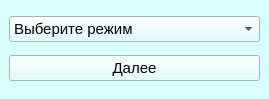
<?xml version="1.0" encoding="UTF-8"?>
<ui version="4.0">
 <class>mode_selection</class>
 <widget class="QMainWindow" name="mode_selection">
  <property name="geometry">
   <rect>
    <x>0</x>
    <y>0</y>
    <width>269</width>
    <height>99</height>
   </rect>
  </property>
  <property name="palette">
   <palette>
    <active>
     <colorrole role="WindowText">
      <brush brushstyle="SolidPattern">
       <color alpha="255">
        <red>0</red>
        <green>0</green>
        <blue>0</blue>
       </color>
      </brush>
     </colorrole>
     <colorrole role="Button">
      <brush brushstyle="SolidPattern">
       <color alpha="255">
        <red>216</red>
        <green>255</green>
        <blue>252</blue>
       </color>
      </brush>
     </colorrole>
     <colorrole role="Light">
      <brush brushstyle="SolidPattern">
       <color alpha="255">
        <red>216</red>
        <green>255</green>
        <blue>252</blue>
       </color>
      </brush>
     </colorrole>
     <colorrole role="Midlight">
      <brush brushstyle="SolidPattern">
       <color alpha="255">
        <red>235</red>
        <green>255</green>
        <blue>253</blue>
       </color>
      </brush>
     </colorrole>
     <colorrole role="Dark">
      <brush brushstyle="SolidPattern">
       <color alpha="255">
        <red>108</red>
        <green>127</green>
        <blue>126</blue>
       </color>
      </brush>
     </colorrole>
     <colorrole role="Mid">
      <brush brushstyle="SolidPattern">
       <color alpha="255">
        <red>144</red>
        <green>170</green>
        <blue>168</blue>
       </color>
      </brush>
     </colorrole>
     <colorrole role="Text">
      <brush brushstyle="SolidPattern">
       <color alpha="255">
        <red>0</red>
        <green>0</green>
        <blue>0</blue>
       </color>
      </brush>
     </colorrole>
     <colorrole role="BrightText">
      <brush brushstyle="SolidPattern">
       <color alpha="255">
        <red>255</red>
        <green>255</green>
        <blue>255</blue>
       </color>
      </brush>
     </colorrole>
     <colorrole role="ButtonText">
      <brush brushstyle="SolidPattern">
       <color alpha="255">
        <red>0</red>
        <green>0</green>
        <blue>0</blue>
       </color>
      </brush>
     </colorrole>
     <colorrole role="Base">
      <brush brushstyle="SolidPattern">
       <color alpha="255">
        <red>216</red>
        <green>255</green>
        <blue>252</blue>
       </color>
      </brush>
     </colorrole>
     <colorrole role="Window">
      <brush brushstyle="SolidPattern">
       <color alpha="255">
        <red>216</red>
        <green>255</green>
        <blue>252</blue>
       </color>
      </brush>
     </colorrole>
     <colorrole role="Shadow">
      <brush brushstyle="SolidPattern">
       <color alpha="255">
        <red>0</red>
        <green>0</green>
        <blue>0</blue>
       </color>
      </brush>
     </colorrole>
     <colorrole role="AlternateBase">
      <brush brushstyle="SolidPattern">
       <color alpha="255">
        <red>235</red>
        <green>255</green>
        <blue>253</blue>
       </color>
      </brush>
     </colorrole>
     <colorrole role="ToolTipBase">
      <brush brushstyle="SolidPattern">
       <color alpha="255">
        <red>255</red>
        <green>255</green>
        <blue>220</blue>
       </color>
      </brush>
     </colorrole>
     <colorrole role="ToolTipText">
      <brush brushstyle="SolidPattern">
       <color alpha="255">
        <red>0</red>
        <green>0</green>
        <blue>0</blue>
       </color>
      </brush>
     </colorrole>
     <colorrole role="PlaceholderText">
      <brush brushstyle="SolidPattern">
       <color alpha="128">
        <red>0</red>
        <green>0</green>
        <blue>0</blue>
       </color>
      </brush>
     </colorrole>
    </active>
    <inactive>
     <colorrole role="WindowText">
      <brush brushstyle="SolidPattern">
       <color alpha="255">
        <red>0</red>
        <green>0</green>
        <blue>0</blue>
       </color>
      </brush>
     </colorrole>
     <colorrole role="Button">
      <brush brushstyle="SolidPattern">
       <color alpha="255">
        <red>216</red>
        <green>255</green>
        <blue>252</blue>
       </color>
      </brush>
     </colorrole>
     <colorrole role="Light">
      <brush brushstyle="SolidPattern">
       <color alpha="255">
        <red>216</red>
        <green>255</green>
        <blue>252</blue>
       </color>
      </brush>
     </colorrole>
     <colorrole role="Midlight">
      <brush brushstyle="SolidPattern">
       <color alpha="255">
        <red>235</red>
        <green>255</green>
        <blue>253</blue>
       </color>
      </brush>
     </colorrole>
     <colorrole role="Dark">
      <brush brushstyle="SolidPattern">
       <color alpha="255">
        <red>108</red>
        <green>127</green>
        <blue>126</blue>
       </color>
      </brush>
     </colorrole>
     <colorrole role="Mid">
      <brush brushstyle="SolidPattern">
       <color alpha="255">
        <red>144</red>
        <green>170</green>
        <blue>168</blue>
       </color>
      </brush>
     </colorrole>
     <colorrole role="Text">
      <brush brushstyle="SolidPattern">
       <color alpha="255">
        <red>0</red>
        <green>0</green>
        <blue>0</blue>
       </color>
      </brush>
     </colorrole>
     <colorrole role="BrightText">
      <brush brushstyle="SolidPattern">
       <color alpha="255">
        <red>255</red>
        <green>255</green>
        <blue>255</blue>
       </color>
      </brush>
     </colorrole>
     <colorrole role="ButtonText">
      <brush brushstyle="SolidPattern">
       <color alpha="255">
        <red>0</red>
        <green>0</green>
        <blue>0</blue>
       </color>
      </brush>
     </colorrole>
     <colorrole role="Base">
      <brush brushstyle="SolidPattern">
       <color alpha="255">
        <red>216</red>
        <green>255</green>
        <blue>252</blue>
       </color>
      </brush>
     </colorrole>
     <colorrole role="Window">
      <brush brushstyle="SolidPattern">
       <color alpha="255">
        <red>216</red>
        <green>255</green>
        <blue>252</blue>
       </color>
      </brush>
     </colorrole>
     <colorrole role="Shadow">
      <brush brushstyle="SolidPattern">
       <color alpha="255">
        <red>0</red>
        <green>0</green>
        <blue>0</blue>
       </color>
      </brush>
     </colorrole>
     <colorrole role="AlternateBase">
      <brush brushstyle="SolidPattern">
       <color alpha="255">
        <red>235</red>
        <green>255</green>
        <blue>253</blue>
       </color>
      </brush>
     </colorrole>
     <colorrole role="ToolTipBase">
      <brush brushstyle="SolidPattern">
       <color alpha="255">
        <red>255</red>
        <green>255</green>
        <blue>220</blue>
       </color>
      </brush>
     </colorrole>
     <colorrole role="ToolTipText">
      <brush brushstyle="SolidPattern">
       <color alpha="255">
        <red>0</red>
        <green>0</green>
        <blue>0</blue>
       </color>
      </brush>
     </colorrole>
     <colorrole role="PlaceholderText">
      <brush brushstyle="SolidPattern">
       <color alpha="128">
        <red>0</red>
        <green>0</green>
        <blue>0</blue>
       </color>
      </brush>
     </colorrole>
    </inactive>
    <disabled>
     <colorrole role="WindowText">
      <brush brushstyle="SolidPattern">
       <color alpha="255">
        <red>108</red>
        <green>127</green>
        <blue>126</blue>
       </color>
      </brush>
     </colorrole>
     <colorrole role="Button">
      <brush brushstyle="SolidPattern">
       <color alpha="255">
        <red>216</red>
        <green>255</green>
        <blue>252</blue>
       </color>
      </brush>
     </colorrole>
     <colorrole role="Light">
      <brush brushstyle="SolidPattern">
       <color alpha="255">
        <red>216</red>
        <green>255</green>
        <blue>252</blue>
       </color>
      </brush>
     </colorrole>
     <colorrole role="Midlight">
      <brush brushstyle="SolidPattern">
       <color alpha="255">
        <red>235</red>
        <green>255</green>
        <blue>253</blue>
       </color>
      </brush>
     </colorrole>
     <colorrole role="Dark">
      <brush brushstyle="SolidPattern">
       <color alpha="255">
        <red>108</red>
        <green>127</green>
        <blue>126</blue>
       </color>
      </brush>
     </colorrole>
     <colorrole role="Mid">
      <brush brushstyle="SolidPattern">
       <color alpha="255">
        <red>144</red>
        <green>170</green>
        <blue>168</blue>
       </color>
      </brush>
     </colorrole>
     <colorrole role="Text">
      <brush brushstyle="SolidPattern">
       <color alpha="255">
        <red>108</red>
        <green>127</green>
        <blue>126</blue>
       </color>
      </brush>
     </colorrole>
     <colorrole role="BrightText">
      <brush brushstyle="SolidPattern">
       <color alpha="255">
        <red>255</red>
        <green>255</green>
        <blue>255</blue>
       </color>
      </brush>
     </colorrole>
     <colorrole role="ButtonText">
      <brush brushstyle="SolidPattern">
       <color alpha="255">
        <red>108</red>
        <green>127</green>
        <blue>126</blue>
       </color>
      </brush>
     </colorrole>
     <colorrole role="Base">
      <brush brushstyle="SolidPattern">
       <color alpha="255">
        <red>216</red>
        <green>255</green>
        <blue>252</blue>
       </color>
      </brush>
     </colorrole>
     <colorrole role="Window">
      <brush brushstyle="SolidPattern">
       <color alpha="255">
        <red>216</red>
        <green>255</green>
        <blue>252</blue>
       </color>
      </brush>
     </colorrole>
     <colorrole role="Shadow">
      <brush brushstyle="SolidPattern">
       <color alpha="255">
        <red>0</red>
        <green>0</green>
        <blue>0</blue>
       </color>
      </brush>
     </colorrole>
     <colorrole role="AlternateBase">
      <brush brushstyle="SolidPattern">
       <color alpha="255">
        <red>216</red>
        <green>255</green>
        <blue>252</blue>
       </color>
      </brush>
     </colorrole>
     <colorrole role="ToolTipBase">
      <brush brushstyle="SolidPattern">
       <color alpha="255">
        <red>255</red>
        <green>255</green>
        <blue>220</blue>
       </color>
      </brush>
     </colorrole>
     <colorrole role="ToolTipText">
      <brush brushstyle="SolidPattern">
       <color alpha="255">
        <red>0</red>
        <green>0</green>
        <blue>0</blue>
       </color>
      </brush>
     </colorrole>
     <colorrole role="PlaceholderText">
      <brush brushstyle="SolidPattern">
       <color alpha="128">
        <red>0</red>
        <green>0</green>
        <blue>0</blue>
       </color>
      </brush>
     </colorrole>
    </disabled>
   </palette>
  </property>
  <property name="windowTitle">
   <string>mode_selection</string>
  </property>
  <property name="toolTipDuration">
   <number>-1</number>
  </property>
  <widget class="QWidget" name="centralwidget">
   <layout class="QGridLayout" name="gridLayout">
    <item row="1" column="0">
     <widget class="QPushButton" name="pushButton">
      <property name="font">
       <font>
        <family>Arial</family>
        <pointsize>11</pointsize>
       </font>
      </property>
      <property name="text">
       <string>Далее</string>
      </property>
     </widget>
    </item>
    <item row="0" column="0">
     <widget class="QComboBox" name="comboBox">
      <property name="font">
       <font>
        <family>Arial</family>
        <pointsize>11</pointsize>
       </font>
      </property>
      <property name="insertPolicy">
       <enum>QComboBox::InsertAtBottom</enum>
      </property>
      <item>
       <property name="text">
        <string>Выберите режим </string>
       </property>
      </item>
      <item>
       <property name="text">
        <string>Клиент</string>
       </property>
      </item>
      <item>
       <property name="text">
        <string>Сервер</string>
       </property>
      </item>
     </widget>
    </item>
   </layout>
  </widget>
 </widget>
 <resources/>
 <connections/>
</ui>
